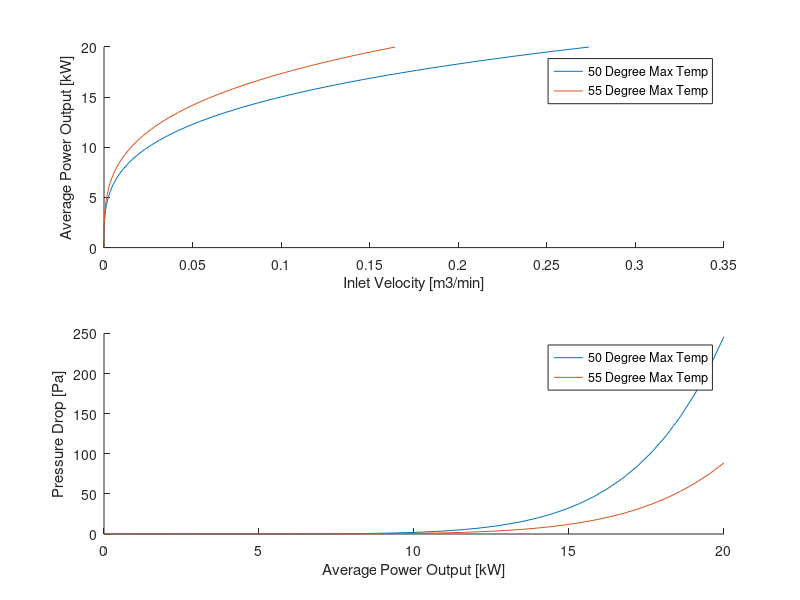

This figure's MATLAB source:
%% Bank of Tubes Analysis on Subpack Cooling
clear all 
% close all
%% Assumptions
%Nusselt Number correlation does not technically hold true since our flow
%regieme changes as a function of our velocity, however it is a decent
%enough of an approximation

%Average internal resistance of cell used
%Entropic heat not accounted for

%Air properties only evaluated at 30C and 50C
%% Parameters
P_avg = 18.6; % [kW] Average power 
P_max = 20; % [kW] Max power 


%Cell Spacing (from center of one cell to another)
% s_t = 23*10^-3; % [m] traverse spacing
s_l = 24*10^-3; % [m] longitudinal spacing
%s_t = 23e-3: 0.5e-3 : 24e-3; % [m] longitudinal spacing
% s_l = 23*10^-3 : 0.5e-3 : 24e-3; % [m] traverse spacing
s_t = 23e-3;%:0.5e-3:24e-3; % [m] longitudinal spacing
%s_l = 23*10^-3 : 0.5e-3 : 27e-3; % [m] longitudinal spacing
%s_d = sqrt(s_l^2 + s_t^2); %[m] diagonal spacing

%Constants Based on Cell Config 
%C1= 0.35*(s_t/s_l)^(1/5);
%C1 = 0.9;
C2 = 0.95;
m = 0.6;

%Cell Properties
T_cell_max = 55; %[C] 
T_ambient = 35; %[C]
N_rows = 12; % Number of rows
N_cells = 6; % Number of cells per row
totalcells = N_rows*N_cells;
D_cell = 21.55 *10^-3; %[m] Cell diameter
R_cell = D_cell/2; % [m] Cell radius
k_cell = 2.21; %[W /m K] 
L_cell = 70.15*10^-3; % [m] Cell length/height
SA_cell = 0.5*(L_cell-12.7*10^-3)*2*pi*R_cell; %[m^2] Surface Area of cell
R_internal = 0.0087; % [Ohms]

% %Air Properties at 30 C
% rho = 1.164; % [kg/m^3]
% Cp = 1006; % [J/kg K]
% mu = 18.72*10^-6; % [N s/m^2]
% k = 26.62*10^-3; % [W/m K] 
% Pr = mu*Cp/k; %

%Air Properties at 35 C
rho = 1.1459; % [kg/m^3]
Cp = 1006.7; % [J/kg K]
mu = 18.915*10^-6; % [N s/m^2]
k = 26.71*10^-3; % [W/m K] 
Pr = mu*Cp/k; %

% %Air Properties at 50 C (Surface Temp)
% rho_s = 1.093; % [kg/m^3]
% Cp_s = 1007; % [J/kg K]
% mu_s = 19.53*10^-6; % [N s/m^2]
% k_s = 28.08*10^-3; % [W/m K]
% Pr_s = mu_s*Cp_s/k_s; 

%Air Properties at 55 C (Surface Temp)
rho_s = 1.0759; % [kg/m^3]
Cp_s = 1007.7; % [J/kg K]
mu_s = 19.835*10^-6; % [N s/m^2]
k_s = 28.16*10^-3; % [W/m K]
Pr_s = mu_s*Cp_s/k_s; %


%Pack Properties
V_nom = 432; % [V]




%% Calculations

% For s_l = 24 mm

%Matrix Initialization
n = 40; % number of intervals
P = 0:P_avg/n:P_max;
V_inlet = size(P);
P_delta = size(P);


    %% Calculations
    % For s_l = 24 mm
figure;    
    %Matrix Initialization
    n = 40; % number of intervals
    P = 0:P_avg/n:P_max;
    V_inlet = size(P);
    P_delta = size(P);
    temperature = [50,55];
    
for k = 1:2
    T_cell_max = temperature(k);
    switch k
        case 1
            title = "50 Degree Max Temp";
        case 2
            title = "55 Degree Max Temp";

    end
    for j = 1:length(s_t)
        for i = 1:length(P)
            P_avg = P(i);
            %Heat generation and temperature calcs
            I = (P_avg*1000/V_nom)/3; %[A]
            q_total = I^2*R_internal; % [W]
            q_vol_gen = q_total/(pi*R_cell^2*L_cell); % [W/m^3]
            T_s = T_cell_max-(q_vol_gen*R_cell^2)/(4*k_cell); % [K]
            
            %Heat transfer coefficient 
            h= q_total/((T_s-T_ambient)*SA_cell);
            
            %Flow characteristics
            C1 = 0.35*(s_t(j)/s_l)^(1/5);
            Nu = h*D_cell/k_s;
            Re_max = (Nu/(C1*C2*Pr^0.36*(Pr/Pr_s)^0.25))^(1/m);
            
            %Checking where max velocity occurs
    
            s_d(j) = sqrt(s_l^2 + (s_t(j)/2)^2); %[m] diagonal spacing
    
            A1 = (s_t(j)-D_cell);
            A2 = 2*(s_d(j)-D_cell);
            if A2<A1
                V_max = Re_max*mu/(rho*2*(s_d(j)-D_cell)); %Vmax is at A2, denominator is just diameter
                V_inlet(j,i) = V_max*2*(s_d(j)-D_cell)/s_t(j);
            else
                V_max = Re_max*mu/(D_cell); %Vmax is at A1
                V_inlet(j,i) = V_max*(s_t(j)-D_cell)/s_t(j);
            end
            
            %Pressure Drop
            
            P_l = s_l/D_cell;
            P_t = s_t(j)/D_cell;
            Pans = (P_t-1)/(P_l-1);
            P_ratio = P_t/P_l;
    
            %Rough estimates of pressure drop coefficient
            X=1.1; % staggered graph
            f = 0.9; % staggered graph
            P_delta(j,i) = N_rows*X*(rho*V_max^2/2)*f; %[Pa]
        
            Ts_minus_To(j,i) = (T_cell_max-T_ambient)*exp((-pi*D_cell*totalcells*h)/(rho*V_inlet(i)*N_cells*s_t(j)*Cp));
            logmeantempdiff(j,i) = (T_cell_max-T_ambient-(Ts_minus_To(i)))/log((T_cell_max-T_ambient)/Ts_minus_To(i)); %degC, difference in inlet and outlet air temp
            heattransferrate(j,i)= totalcells*h*pi*D_cell*logmeantempdiff(i)/1000; %W/m
        end
    end
    subplot(2,1,1)
    hold on
    plot(V_inlet*0.012043*60,P,"DisplayName",title);
    xlabel('Inlet Velocity [m3/min]')
    ylabel('Average Power Output [kW]')
    legend('Location','best')
    % legend('23','23.5','24','24.5','25','25.5','26','26.5','27')
    
    subplot(2,1,2)
    hold on
    plot(P,P_delta,"DisplayName",title)
    ylabel('Pressure Drop [Pa]')
    xlabel('Average Power Output [kW]')
    % legend('23','23.5','24','24.5','25','25.5','26','26.5','27')
    legend('Location','best')
end
%% Plotting
% figure()
% subplot(2,1,1)
% plot(V_inlet*0.01018*60,P);
% xlabel('Inlet Velocity [m3/min]')
% ylabel('Average Power Output [kW]')
% legend('23','23.5','24','24.5','25','25.5','26','26.5','27')
% 
% subplot(2,1,2)
% plot(P,P_delta)
% ylabel('Pressure Drop [Pa]')
% xlabel('Average Power Output [kW]')
% legend('23','23.5','24','24.5','25','25.5','26','26.5','27')
